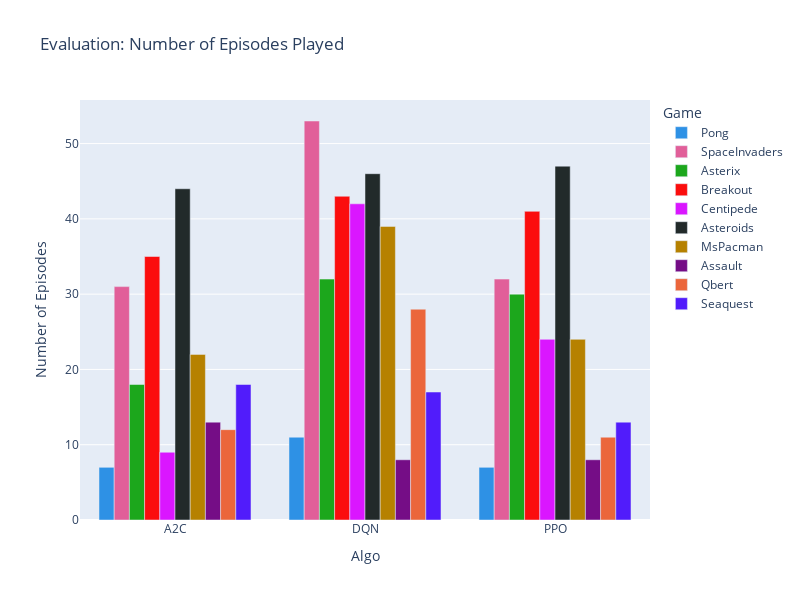

The code cell stored with this chart in its notebook:
### Code cell
df = n_episodes
title = "Evaluation: Number of Episodes Played"
labels = {'variable':'Game', 'algo':'Algo', 'value':'Number of Episodes'}

fig = px.bar(df, 
             x=df.index,
             y=df.columns,
             barmode="group",
             width=plots_shape[0],
             height=plots_shape[1],
             color_discrete_sequence=plots_colors,
             labels=labels,
             title=title)
fig.show()

### Figure 1 — Plotly figure (JSON) as saved in the notebook; plotly's stock layout.template omitted (floating-point values rounded to 4 significant figures)
{"data": [{"alignmentgroup": "True", "hovertemplate": "Game=Pong<br>Algo=%{x}<br>Number of Episodes=%{y}<extra></extra>", "legendgroup": "Pong", "marker": {"color": "#2E91E5", "pattern": {"shape": ""}}, "name": "Pong", "offsetgroup": "Pong", "orientation": "v", "showlegend": true, "textposition": "auto", "type": "bar", "x": ["A2C", "DQN", "PPO"], "xaxis": "x", "y": [7, 11, 7], "yaxis": "y"}, {"alignmentgroup": "True", "hovertemplate": "Game=SpaceInvaders<br>Algo=%{x}<br>Number of Episodes=%{y}<extra></extra>", "legendgroup": "SpaceInvaders", "marker": {"color": "#E15F99", "pattern": {"shape": ""}}, "name": "SpaceInvaders", "offsetgroup": "SpaceInvaders", "orientation": "v", "showlegend": true, "textposition": "auto", "type": "bar", "x": ["A2C", "DQN", "PPO"], "xaxis": "x", "y": [31, 53, 32], "yaxis": "y"}, {"alignmentgroup": "True", "hovertemplate": "Game=Asterix<br>Algo=%{x}<br>Number of Episodes=%{y}<extra></extra>", "legendgroup": "Asterix", "marker": {"color": "#1CA71C", "pattern": {"shape": ""}}, "name": "Asterix", "offsetgroup": "Asterix", "orientation": "v", "showlegend": true, "textposition": "auto", "type": "bar", "x": ["A2C", "DQN", "PPO"], "xaxis": "x", "y": [18, 32, 30], "yaxis": "y"}, {"alignmentgroup": "True", "hovertemplate": "Game=Breakout<br>Algo=%{x}<br>Number of Episodes=%{y}<extra></extra>", "legendgroup": "Breakout", "marker": {"color": "#FB0D0D", "pattern": {"shape": ""}}, "name": "Breakout", "offsetgroup": "Breakout", "orientation": "v", "showlegend": true, "textposition": "auto", "type": "bar", "x": ["A2C", "DQN", "PPO"], "xaxis": "x", "y": [35, 43, 41], "yaxis": "y"}, {"alignmentgroup": "True", "hovertemplate": "Game=Centipede<br>Algo=%{x}<br>Number of Episodes=%{y}<extra></extra>", "legendgroup": "Centipede", "marker": {"color": "#DA16FF", "pattern": {"shape": ""}}, "name": "Centipede", "offsetgroup": "Centipede", "orientation": "v", "showlegend": true, "textposition": "auto", "type": "bar", "x": ["A2C", "DQN", "PPO"], "xaxis": "x", "y": [9, 42, 24], "yaxis": "y"}, {"alignmentgroup": "True", "hovertemplate": "Game=Asteroids<br>Algo=%{x}<br>Number of Episodes=%{y}<extra></extra>", "legendgroup": "Asteroids", "marker": {"color": "#222A2A", "pattern": {"shape": ""}}, "name": "Asteroids", "offsetgroup": "Asteroids", "orientation": "v", "showlegend": true, "textposition": "auto", "type": "bar", "x": ["A2C", "DQN", "PPO"], "xaxis": "x", "y": [44, 46, 47], "yaxis": "y"}, {"alignmentgroup": "True", "hovertemplate": "Game=MsPacman<br>Algo=%{x}<br>Number of Episodes=%{y}<extra></extra>", "legendgroup": "MsPacman", "marker": {"color": "#B68100", "pattern": {"shape": ""}}, "name": "MsPacman", "offsetgroup": "MsPacman", "orientation": "v", "showlegend": true, "textposition": "auto", "type": "bar", "x": ["A2C", "DQN", "PPO"], "xaxis": "x", "y": [22, 39, 24], "yaxis": "y"}, {"alignmentgroup": "True", "hovertemplate": "Game=Assault<br>Algo=%{x}<br>Number of Episodes=%{y}<extra></extra>", "legendgroup": "Assault", "marker": {"color": "#750D86", "pattern": {"shape": ""}}, "name": "Assault", "offsetgroup": "Assault", "orientation": "v", "showlegend": true, "textposition": "auto", "type": "bar", "x": ["A2C", "DQN", "PPO"], "xaxis": "x", "y": [13, 8, 8], "yaxis": "y"}, {"alignmentgroup": "True", "hovertemplate": "Game=Qbert<br>Algo=%{x}<br>Number of Episodes=%{y}<extra></extra>", "legendgroup": "Qbert", "marker": {"color": "#EB663B", "pattern": {"shape": ""}}, "name": "Qbert", "offsetgroup": "Qbert", "orientation": "v", "showlegend": true, "textposition": "auto", "type": "bar", "x": ["A2C", "DQN", "PPO"], "xaxis": "x", "y": [12, 28, 11], "yaxis": "y"}, {"alignmentgroup": "True", "hovertemplate": "Game=Seaquest<br>Algo=%{x}<br>Number of Episodes=%{y}<extra></extra>", "legendgroup": "Seaquest", "marker": {"color": "#511CFB", "pattern": {"shape": ""}}, "name": "Seaquest", "offsetgroup": "Seaquest", "orientation": "v", "showlegend": true, "textposition": "auto", "type": "bar", "x": ["A2C", "DQN", "PPO"], "xaxis": "x", "y": [18, 17, 13], "yaxis": "y"}], "layout": {"barmode": "group", "height": 600, "legend": {"title": {"text": "Game"}, "tracegroupgap": 0}, "title": {"text": "Evaluation: Number of Episodes Played"}, "width": 800, "xaxis": {"anchor": "y", "domain": [0, 1], "title": {"text": "Algo"}}, "yaxis": {"anchor": "x", "domain": [0, 1], "title": {"text": "Number of Episodes"}}}}
